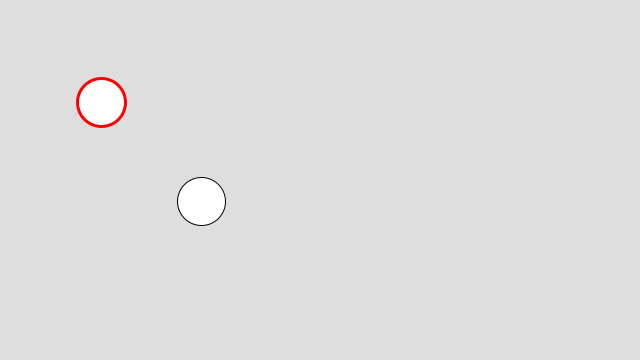
Frame 1 (no input)
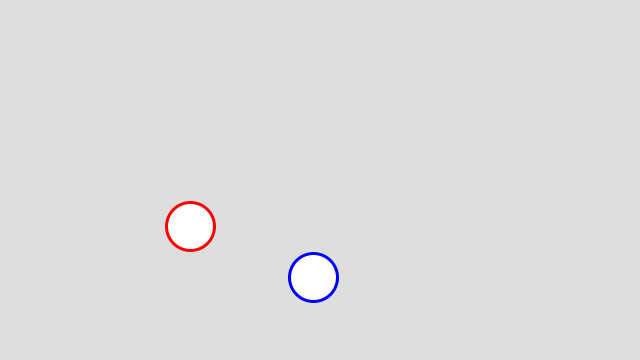
Frame 60 (the mouse pressed at the canvas centre just before this capture)
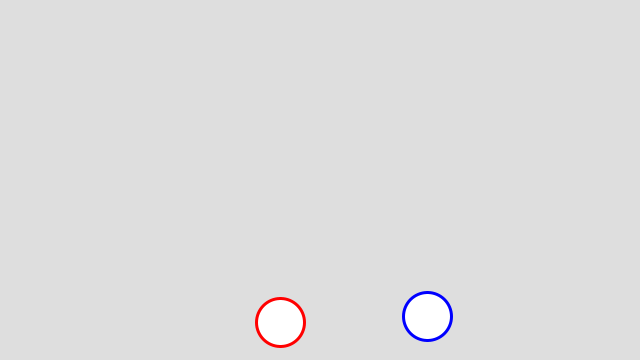
Frame 120 (the mouse held since frame 60 and released just before this capture)

The Processing sketch that drew these frames (run headless with seeded random() and noise(); from frame 60 on, the mouse is pressed at the canvas centre):

// Processing sketch: Lab4_2
// ── Lab4_2.pde
PVector locationBlue;  // Location of BlueBall
PVector velocityBlue;  // Velocity of RedBall
PVector locationRed;  // Location of RedBall
PVector velocityRed;  // Velocity of RedBall

boolean collision = false;

int diameter = 48;
int radius;
int timer = 0;
int timeSinceCollsion = 0;
int timerAtCollision = 0;


void setup() {
  size(640,360);
  smooth();
  background(222);
  locationBlue = new PVector(100,100);
  velocityBlue = new PVector(1.5,2.1);
  
  
  locationRed = new PVector(200,200);
  velocityRed = new PVector(1.9,1.3);
  
  radius = diameter / 2;
  
  

}

void collision()
{
  
  //Get distances between the ball components 
  PVector distanceVect = PVector.sub(locationBlue, locationRed);
  
  //Calculate magnitude of the vector seperating the balls 
  float distanceVectMag = distanceVect.mag();
  
  //Minimum distance before they are touching 
  float minDistance = radius + radius;
  
  
  if ( distanceVectMag < minDistance)
  {
    
   collision = true; 
    timerAtCollision = timer;
  }
  
}
 
void draw() {
  
  collision ();
  timer = millis();
  
  if(collision == true)
  {
    //timerAtCollision = timer;
    fill(255,0,0);
    
    if(timer >= timerAtCollision + 2000)
    collision = false;
    
  }
  else
  {
    fill(255,255,255);
    
  }
  
  
 background(222);
  // Add velocity to the location.
  locationBlue.add(velocityBlue);
 
  
  // Add velocity to the location.
  locationRed.add(velocityRed);
  
  // Bounce off edges
  if ((locationRed.x > width - radius) || (locationRed.x < 0 + radius)) {
    velocityRed.x = velocityRed.x * -1;
  }
  if ((locationRed.y > height - radius) || (locationRed.y < 0 + radius)) {
    // We're reducing velocity ever so slightly 
    // when it hits the bottom of the window
    velocityRed.y = velocityRed.y * -1; 
    //location.y = height;
  }
  
  
  if ((locationBlue.x > width - radius) || (locationBlue.x < 0 + radius)) {
    velocityBlue.x = velocityBlue.x * -1;
  }
  if ((locationBlue.y > height - radius) || (locationBlue.y < 0 + radius)) {
    // We're reducing velocity ever so slightly 
    // when it hits the bottom of the window
    velocityBlue.y = velocityBlue.y * -1; 
    //location.y = height;
  }
  
 

  // Display circle at location vector
  ellipse(locationRed.x,locationRed.y,diameter,diameter);
  stroke(255,0,0);
  strokeWeight(3);
  
  
  ellipse(locationBlue.x,locationBlue.y,diameter,diameter);
  stroke(0,0,255);
  strokeWeight(3);
  
   
  
  
  
  
}
